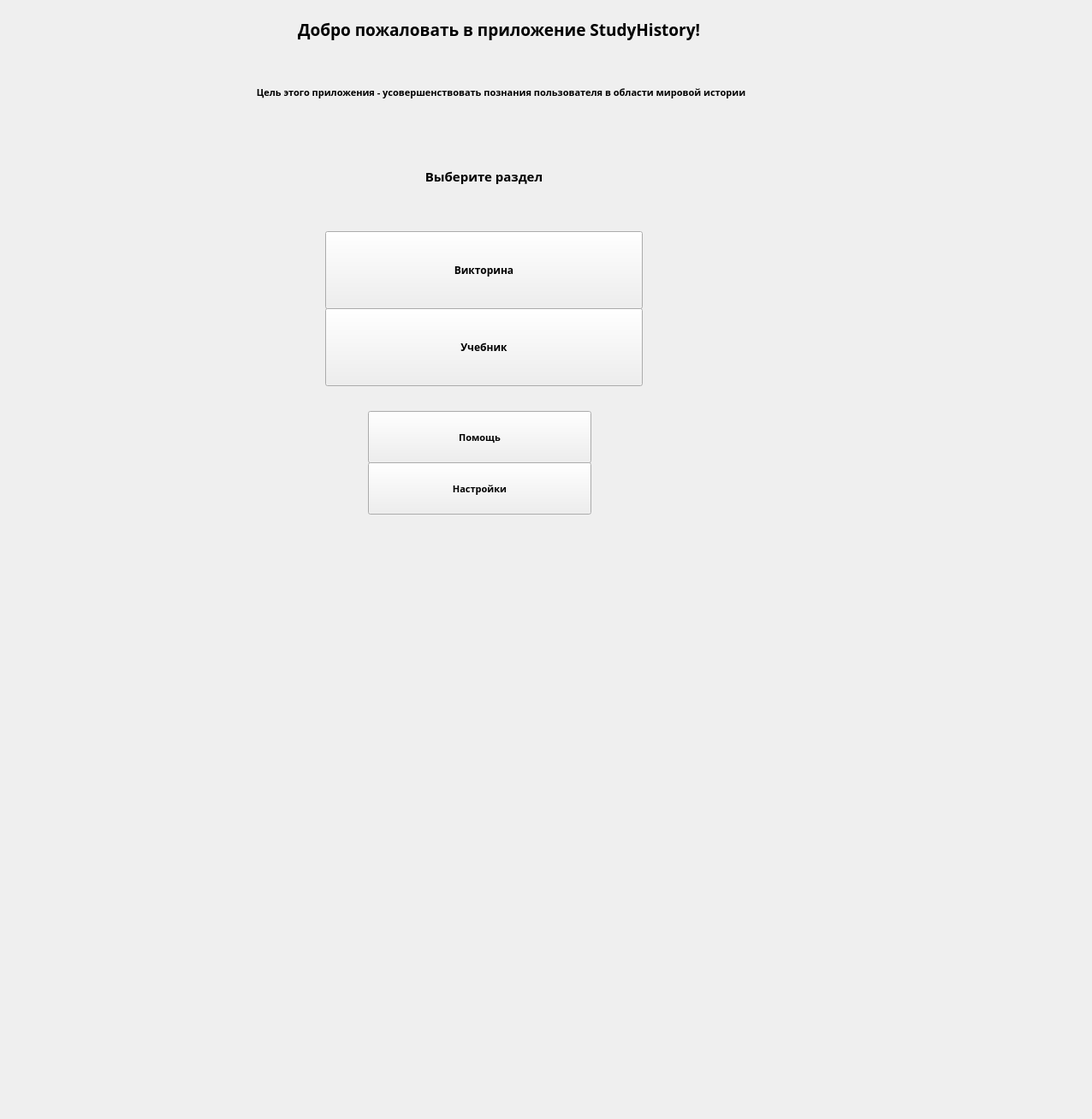
<?xml version="1.0" encoding="UTF-8"?>
<ui version="4.0">
 <class>MainWindow</class>
 <widget class="QMainWindow" name="MainWindow">
  <property name="geometry">
   <rect>
    <x>0</x>
    <y>0</y>
    <width>1276</width>
    <height>1307</height>
   </rect>
  </property>
  <property name="windowTitle">
   <string>MainWindow</string>
  </property>
  <widget class="QWidget" name="centralwidget">
   <widget class="QPushButton" name="quiz_button">
    <property name="geometry">
     <rect>
      <x>380</x>
      <y>270</y>
      <width>371</width>
      <height>91</height>
     </rect>
    </property>
    <property name="font">
     <font>
      <family>Rockwell Extra Bold</family>
      <pointsize>9</pointsize>
      <weight>75</weight>
      <bold>true</bold>
     </font>
    </property>
    <property name="text">
     <string>Викторина</string>
    </property>
    <property name="icon">
     <iconset resource="../../icons/resources.qrc">
      <normaloff>:/resources/quiz.svg</normaloff>:/resources/quiz.svg</iconset>
    </property>
   </widget>
   <widget class="QPushButton" name="book_button">
    <property name="geometry">
     <rect>
      <x>380</x>
      <y>360</y>
      <width>371</width>
      <height>91</height>
     </rect>
    </property>
    <property name="font">
     <font>
      <family>Rockwell Extra Bold</family>
      <pointsize>9</pointsize>
      <weight>75</weight>
      <bold>true</bold>
     </font>
    </property>
    <property name="text">
     <string>Учебник</string>
    </property>
    <property name="icon">
     <iconset resource="../../icons/resources.qrc">
      <normaloff>:/resources/menu_book_24dp_5F6368_FILL0_wght400_GRAD0_opsz24.svg</normaloff>:/resources/menu_book_24dp_5F6368_FILL0_wght400_GRAD0_opsz24.svg</iconset>
    </property>
   </widget>
   <widget class="QLabel" name="section_label">
    <property name="geometry">
     <rect>
      <x>460</x>
      <y>170</y>
      <width>211</width>
      <height>71</height>
     </rect>
    </property>
    <property name="font">
     <font>
      <family>Rockwell Extra Bold</family>
      <pointsize>11</pointsize>
      <weight>75</weight>
      <bold>true</bold>
     </font>
    </property>
    <property name="text">
     <string>Выберите раздел</string>
    </property>
    <property name="alignment">
     <set>Qt::AlignCenter</set>
    </property>
   </widget>
   <widget class="QPushButton" name="help_button">
    <property name="geometry">
     <rect>
      <x>430</x>
      <y>480</y>
      <width>261</width>
      <height>61</height>
     </rect>
    </property>
    <property name="font">
     <font>
      <family>Rockwell Extra Bold</family>
      <pointsize>8</pointsize>
      <weight>75</weight>
      <bold>true</bold>
     </font>
    </property>
    <property name="text">
     <string>Помощь</string>
    </property>
    <property name="icon">
     <iconset resource="../../icons/resources.qrc">
      <normaloff>:/resources/help.svg</normaloff>:/resources/help.svg</iconset>
    </property>
   </widget>
   <widget class="QPushButton" name="settings_button">
    <property name="geometry">
     <rect>
      <x>430</x>
      <y>540</y>
      <width>261</width>
      <height>61</height>
     </rect>
    </property>
    <property name="font">
     <font>
      <family>Rockwell Extra Bold</family>
      <pointsize>8</pointsize>
      <weight>75</weight>
      <bold>true</bold>
     </font>
    </property>
    <property name="cursor">
     <cursorShape>ArrowCursor</cursorShape>
    </property>
    <property name="text">
     <string>Настройки</string>
    </property>
    <property name="icon">
     <iconset resource="../../icons/resources.qrc">
      <normaloff>:/resources/settings.svg</normaloff>:/resources/settings.svg</iconset>
    </property>
   </widget>
   <widget class="QWidget" name="">
    <property name="geometry">
     <rect>
      <x>220</x>
      <y>0</y>
      <width>731</width>
      <height>141</height>
     </rect>
    </property>
    <layout class="QVBoxLayout" name="verticalLayout">
     <item>
      <widget class="QLabel" name="welcome_label">
       <property name="font">
        <font>
         <family>Rockwell Extra Bold</family>
         <pointsize>14</pointsize>
         <weight>75</weight>
         <bold>true</bold>
        </font>
       </property>
       <property name="text">
        <string>Добро пожаловать в приложение StudyHistory! </string>
       </property>
       <property name="alignment">
        <set>Qt::AlignCenter</set>
       </property>
      </widget>
     </item>
     <item>
      <widget class="QLabel" name="target_label">
       <property name="font">
        <font>
         <family>Rockwell Extra Bold</family>
         <pointsize>8</pointsize>
         <weight>75</weight>
         <bold>true</bold>
        </font>
       </property>
       <property name="text">
        <string>Цель этого приложения - усовершенствовать познания пользователя в области мировой истории</string>
       </property>
       <property name="alignment">
        <set>Qt::AlignCenter</set>
       </property>
      </widget>
     </item>
    </layout>
   </widget>
  </widget>
 </widget>
 <resources>
  <include location="../../icons/resources.qrc"/>
 </resources>
 <connections/>
</ui>
